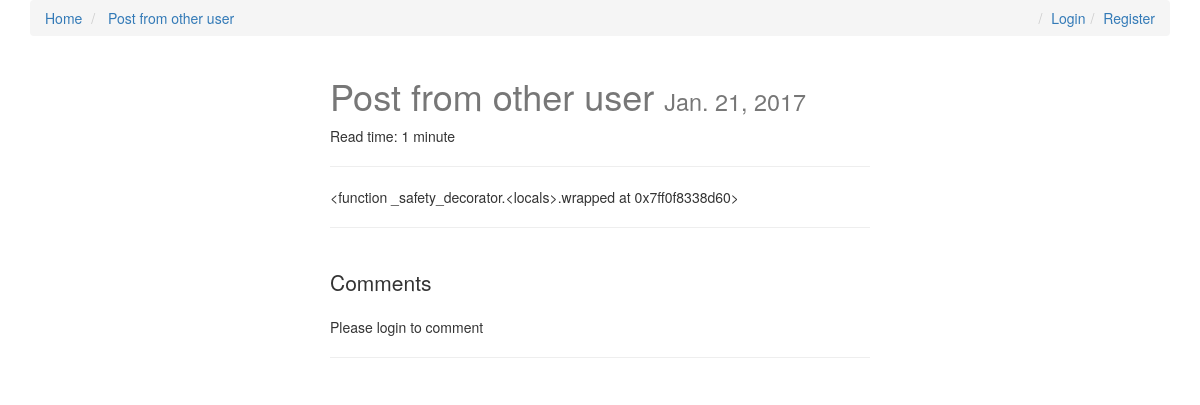
Page /post-from-other-user/ on the committed database.
### posts/models.py (models this page shows, shortened)
class Post(models.Model):
    user = models.ForeignKey(settings.AUTH_USER_MODEL, default=1)
    title = models.CharField(max_length=120)
    slug = models.SlugField(unique=True)
    image = models.ImageField(upload_to=upload_location,
            null=True,
            blank=True,
            width_field="width_field",
            height_field="height_field")
    height_field = models.IntegerField(default=0)
    width_field = models.IntegerField(default=0)
    content = models.TextField()
    draft = models.BooleanField(default=False)
    publish = models.DateField(auto_now=False, auto_now_add=False)
    read_time = models.IntegerField(default=0)# Intead of this, models.TimeField(null=True, blank=True)
    updated = models.DateTimeField(auto_now=True, auto_now_add=False)
    timestamp = models.DateTimeField(auto_now=False, auto_now_add=True)
    objects = PostManager()
    def get_absolute_url(self):
        return reverse("posts:detail", kwargs={"slug": self.slug})
    def get_markdown(self):
        content = self.content
        return mark_safe(markdown(content))
    class Meta:
        ordering = ["-timestamp", "-updated"]
    @property
    def comments(self):
        instance = self
        qs = Comment.objects.filter_by_instance(self)
        return qs
    @property
    def get_content_type(self):
        instance = self
        content_type = ContentType.objects.get_for_model(instance.__class__)
        return content_type

### posts/views.py (the view, shortened to what this page needs)
# urls.py: url(r'^(?P<slug>[\w-]+)/$', post_detail, name='detail'),
def post_detail(request, slug=None):
	instance = get_object_or_404(Post, slug=slug)
	if instance.publish > timezone.now().date() or instance.draft:
		if not request.user.is_staff or not request.user.is_superuser:
			raise Http404
	share_string = quote_plus(instance.content)
	comments = instance.comments #Comment.objects.filter_by_instance(instance)
	initial_data = {
			"content_type": instance.get_content_type,
			"object_id": instance.id
	}
	form = CommentForm(request.POST or None, initial=initial_data)
	context = {
		"title": instance.title,
		"instance": instance,
		"share_string": share_string,
		"comments":comments,
		"comment_form":form,
	}
	return render(request, "post_detail.html", context)

### comments/models.py (called while the page is built)
    def filter_by_instance(self, instance):
        content_type = ContentType.objects.get_for_model(instance.__class__)
        obj_id = instance.id
        qs = super(CommentManager, self).filter(content_type=content_type, object_id= obj_id).filter(parent=None)
        return qs

### posts/templatetags/urlify.py (called while the page is built)
@register.filter
def urlify(value):
    return quote_plus(value)

### templates/post_detail.html (shortened to what this page needs)
{% extends "base.html" %}
{% load urlify %}
{% load crispy_forms_tags %}
{% block post_detail_link %}
<li><a href="{{instance.get_absolute_url}}"> {{instance.title}}</a></li>
{% endblock %}
{% block content %}
<div class='col-sm-6 col-sm-offset-3'>
<h1>{{ title }} <small>{% if instance.draft %}<span style='color:red;'>Draft</span> {% endif %}{{ instance.publish }}</small></h1>
<p>Read time:
{{ instance.read_time }} minute{% if instance.read_time > 1 %}s{% endif %}
</p>
<p><div class="fb-like" data-href="{{ request.build_absolute_uri }}" data-layout="button_count" data-action="like" data-show-faces="true" data-share="true"></div>
<hr/>
</p>
<div class='row'>
<div class='col-sm-12'>
    <div class="post_detail_item">{{ instance.get_markdown }}</div>
<hr/>
<br/>
<div>
    <p class="lead">Comments</p>
    {% if request.user.is_authenticated %}
    <form method="POST" action="."> {% csrf_token %}
        {{ comment_form|crispy }}
        <input type='submit' value='Post comment' class='btn btn-default'>
    </form>
    {% else %}
    <p>Please login to comment</p>
    {% endif %}
    <hr/>
</div>
</div>
</div>
</div>
{% endblock content %}

### static/css/base.css (style rules this page uses)
h1 { color: #777777; }

### rows in the picture
Post: title "Post from other user", publish "Jan. 21, 2017", read_time "1", get_markdown "<function _safety_decorator.<locals>.wrapped at 0x7ff0f8338d60>"
